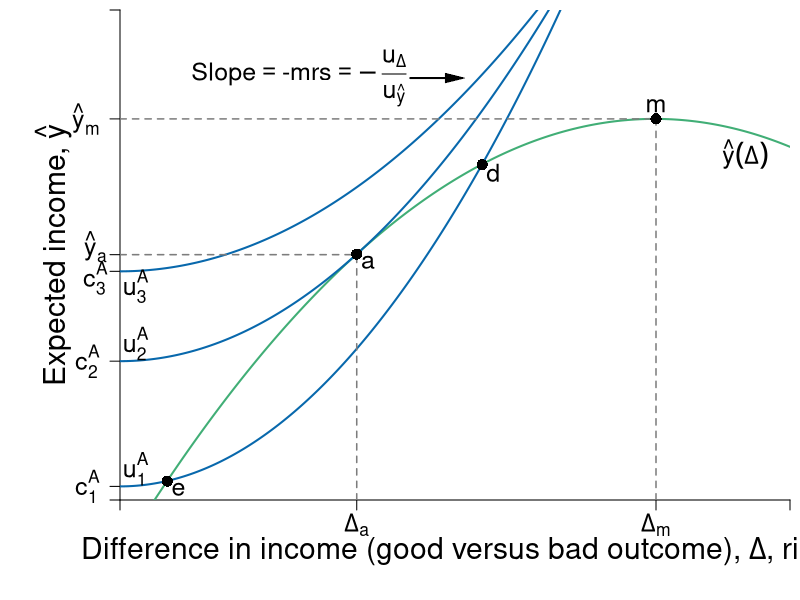

Recreate this plot in R.
require(ggplot2)
require(shape)
pdf(file = "risk/risk_return_dara.pdf", width = 9, height = 7)

# Set parameters for graphics
axislabelsize <- 1.8
labelsize <- 1.5
namesize <- 1.8
annotatesize <- 1.5
graphlinewidth <- 2
segmentlinewidth <- 1.5

COL <- c("#7fc97f", "#beaed4", "#fdc086", "#ffff99", "#386cb0", "#f0027f", "#bf5b17", "#666666")
COLA <- c("#e0f3db", "#99d8c9","#66c2a4","#41ae76", "#238b45", "#005824")
COLB <- c("#c6dbef", "#4eb3d3", "#2b8cbe", "#0868ac","#084081")
COLC <- c("#fcfbfd", "#efedf5", "#dadaeb", "#bcbddc", "#9e9ac8", "#807dba", "#6a51a3", "#54278f", "#3f007d")
grays <- gray.colors(25, start = 1, end = 0, alpha = 1)

a <- c(2, 4, 6)
par(mar =  c(5, 6, 0.5, 0.5))
xlims <- c(0, 15)
ylims <- c(0, 18)

riskreturn <- function(g, int1 = 14, int2 = 4, coeff = 1/3){
  int1 - (int2 - (coeff)*g)^2
}


indiffA <- function(g, intercept = 3, slope = 0.125){
  intercept  + slope*g^2
}


#Plot command 
plot(0, 0, xlim = xlims, ylim = ylims, 
     type = "n",
     xlab = expression(paste("")),
     ylab = expression(paste("")), 
     axes = FALSE,
     cex.lab = axislabelsize, 
     bty = "n", 
     xaxs = "i", 
     yaxs = "i"
)



ticksy <- c(0,  0.5, 5.1, 8.4, riskreturn(g = 5.3), riskreturn(g = 12) ,ylims[2])
#ticksy <- c(0,   riskreturn(g = 5.3), riskreturn(g = 12) ,ylims[2])
ylabels <- c(NA, expression(paste(c[1]^A)), expression(paste(c[2]^A)), NA, NA, expression(paste(hat(y)[m] )), NA)
#ylabels <- c(NA,  expression(paste(hat(y)[a])), expression(paste(hat(y)[m] )), NA)
ticksx <- c(0, 5.3, 12, xlims[2])
xlabels <- c(NA, expression(paste(Delta[a])), expression(paste(Delta[m])), NA)

text(xlims[1] - 0.55, 8.15, expression(paste(c[3]^A)), cex = labelsize, xpd = TRUE)
text(xlims[1] - 0.55, riskreturn(g = 5.3) + 0.3, expression(paste(hat(y)[a])), cex = labelsize, xpd = TRUE)

axis(1, at = ticksx, pos = 0, labels = xlabels, cex.axis = labelsize)
axis(2, at = ticksy, pos = 0, labels = ylabels, las = 1, cex.axis = labelsize)

mtext(expression(paste("Difference in income (good versus bad outcome), ", Delta, ", risk")), side = 1, line = 2.5, cex = axislabelsize)
text(xlims[1] - 1.5, ylims[2] - 0.5*(ylims[2] - ylims[1]), expression(paste("Expected income, ", hat(y))), xpd = TRUE, cex = axislabelsize, srt = 90) 

npts <- 500 
xx1 <- seq(xlims[1], xlims[2], length.out = npts)
lines(xx1, riskreturn(xx1, coeff = 1/2.992195), col = COLA[4], lwd = graphlinewidth, lty = 1)
lines(xx1, indiffA(xx1, intercept = 0.5, slope = 0.18), col = COLB[4], lwd = graphlinewidth, lty = 1)
lines(xx1, indiffA(xx1, intercept = 5.1, slope = 0.14), col = COLB[4], lwd = graphlinewidth, lty = 1)
lines(xx1, indiffA(xx1, intercept = 8.4, slope = 0.11), col = COLB[4], lwd = graphlinewidth, lty = 1)

segments(12, 0, 12, riskreturn(g = 12) , lty = 2, col = grays[20], lwd = segmentlinewidth)
segments(0, riskreturn(g = 12) , 12, riskreturn(g = 12) , lty = 2, col = grays[20], lwd = segmentlinewidth)
segments(5.3, 0, 5.3, riskreturn(g = 5.3), lty = 2, col = grays[20], lwd = segmentlinewidth)
segments(0, riskreturn(g = 5.3), 5.3, riskreturn(g = 5.3), lty = 2, col = grays[20], lwd = segmentlinewidth)

#Add points a, b, c and c
points(5.3, riskreturn(g = 5.3, coeff = 1/2.992195), pch = 16, col = "black", cex = 1.5)
text(5.3 + 0.25, riskreturn(g = 5.3, coeff = 1/2.992195) - 0.3, expression(a), cex = labelsize)


points(12, riskreturn(g = 12) , pch = 16, col = "black", cex = 1.5)
text(12, riskreturn(g = 12) + 0.5, expression(m), cex = labelsize)


points(1.057, riskreturn(g = 1.057) , pch = 16, col = "black", cex = 1.5)
text(1.057 + 0.25, riskreturn(g = 1.057) - 0.3, expression(e), cex = labelsize)


points(8.109, riskreturn(g = 8.109) , pch = 16, col = "black", cex = 1.5)
text(8.109 + 0.25, riskreturn(g = 8.109) - 0.3, expression(d), cex = labelsize)


#Label risk return schedule
text(14, 12.7, expression(paste(hat(y)(Delta))), cex = labelsize)

#Label value functions
text(0.35, 7.85, expression(u[3]^A), cex = labelsize)
text(0.35, 5.75, expression(u[2]^A), cex = labelsize)
text(0.35, 1.15, expression(u[1]^A), cex = labelsize)

#Label slope
text(4, riskreturn(g = 12) + 1.5, expression(paste("Slope", phantom()==phantom(), "-mrs", phantom()== -frac(u[Delta],u[hat(y)]))), cex = labelsize)
Arrows(6.5, riskreturn(g = 12) + 1.5, 7.5, riskreturn(g = 12) + 1.5, col = "black", lty = 1, lwd = 2, code = 2, arr.type = "triangle", arr.lwd = 0.5)


dev.off()
